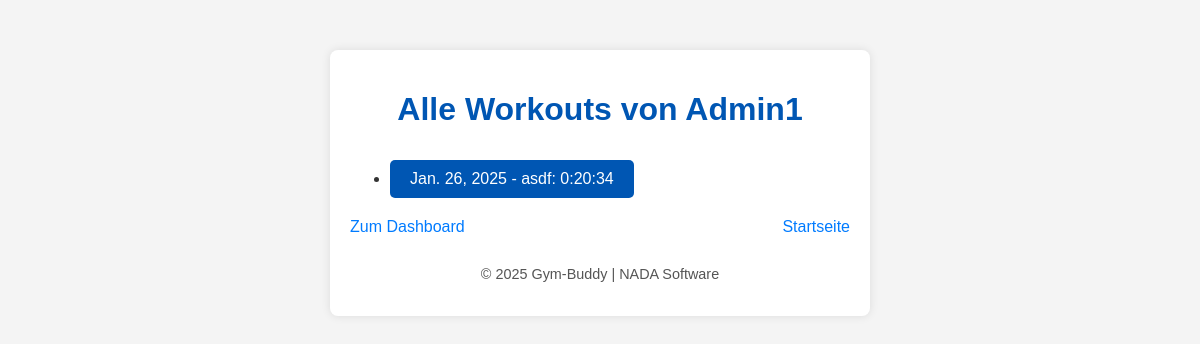
/workouts/ (signed in), run on an earlier commit of the app's database.
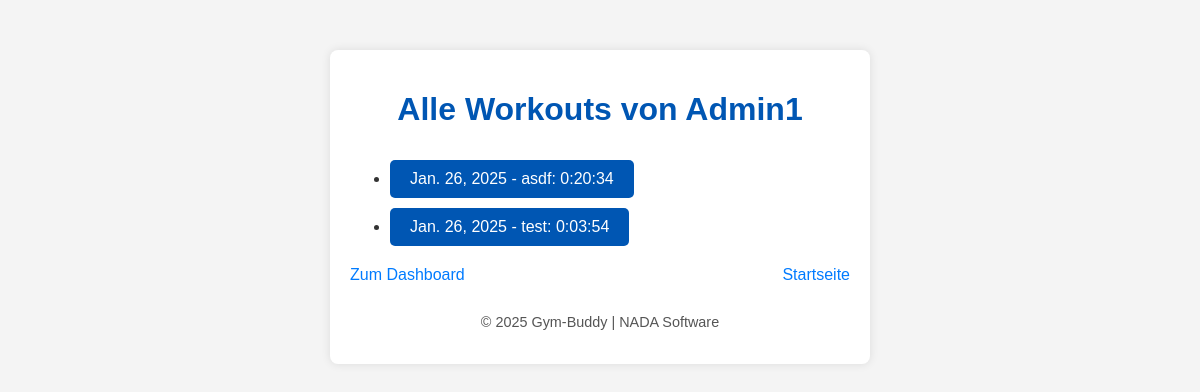
And on a later commit of the database.
### gymbuddy/models.py (models this page shows, shortened)
class Workout(models.Model):
    user = models.ForeignKey(User, on_delete=models.CASCADE)
    date = models.DateField(default=datetime.date.today)
    workout_type = models.CharField(max_length=50)
    duration = models.DurationField()

### gymbuddy/views.py (the view)
# urls.py: path("workouts/", views.all_workouts, name='all_workouts'),
@login_required
def all_workouts(request):
    user = request.user
    workouts = user.workout_set.all().order_by('-date')
    return render(request, "user/all_workouts.html", {"workouts": workouts})

### gymbuddy/templates/user/all_workouts.html (shortened to what this page needs)
{% load static %}
<!DOCTYPE html>
<html lang="de">
<head>
    <link rel="stylesheet" href="{% static 'style.css' %}">
</head>
<body>
    <div class="container">
        <h1>Alle Workouts von {{ user.username }}</h1>
        <div class="workout-list">
            <ul>
                {% for workout in workouts %}
                    <li>
                        <a href="{% url 'workout_detail' workout.pk %}" class="btn">
                            {{ workout.date }} - {{ workout.workout_type }}: {{ workout.duration }}
                        </a>
                    </li>
                {% empty %}
                    <li>Keine Workouts gefunden.</li>
                {% endfor %}
            </ul>
        </div>
        <div class="navigation">
            <a href="{% url 'dashboard' %}" class="navigation-link">Zum Dashboard</a>
            <a href="{% url 'homepage' %}" class="navigation-link">Startseite</a>
        </div>
    <footer class="footer">
        <p>&copy; 2025 Gym-Buddy | NADA Software</p>
    </footer>
    </div>
</body>
</html>

What changed in the data, as far as the page shows it:
added Workout: date "Jan. 26, 2025", workout_type "test", duration "0:03:54"
